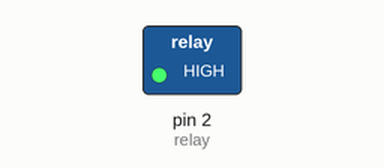
Recording of a sketch running on a simulated Arduino Uno, built with avr-gcc and run on an emulated ATmega328P. Parts: switched loads named in the sketch (green lamp = pin HIGH). Dashed ring = blinking.

Above: at 0.5 s.
Timing chart, 0 to 4.6 s (numbered marks = the images above):
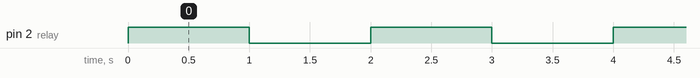

Measured:
- by itself, pin 2 (relay): alternates HIGH for 1.0 s and LOW for 1.0 s

The sketch:

Relay.ino
```cpp
int relay=2;
void setup() {
  pinMode(relay,OUTPUT);
}

void loop() {
  digitalWrite(relay, HIGH);
  delay(1000);
  digitalWrite(relay, LOW);
  delay(1000);
}
```
